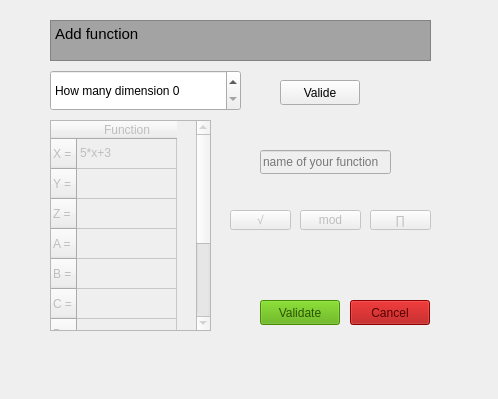
<?xml version="1.0" encoding="UTF-8"?>
<ui version="4.0">
 <class>addfunctwindow</class>
 <widget class="QDialog" name="addfunctwindow">
  <property name="geometry">
   <rect>
    <x>0</x>
    <y>0</y>
    <width>498</width>
    <height>399</height>
   </rect>
  </property>
  <property name="windowTitle">
   <string>Add Function Window</string>
  </property>
  <widget class="QPushButton" name="Button_pi">
   <property name="enabled">
    <bool>false</bool>
   </property>
   <property name="geometry">
    <rect>
     <x>370</x>
     <y>210</y>
     <width>61</width>
     <height>20</height>
    </rect>
   </property>
   <property name="text">
    <string>∏</string>
   </property>
  </widget>
  <widget class="QPushButton" name="Button_racine">
   <property name="enabled">
    <bool>false</bool>
   </property>
   <property name="geometry">
    <rect>
     <x>230</x>
     <y>210</y>
     <width>61</width>
     <height>20</height>
    </rect>
   </property>
   <property name="text">
    <string>√</string>
   </property>
  </widget>
  <widget class="QSpinBox" name="spinBox">
   <property name="geometry">
    <rect>
     <x>50</x>
     <y>70</y>
     <width>191</width>
     <height>41</height>
    </rect>
   </property>
   <property name="prefix">
    <string>How many dimension </string>
   </property>
  </widget>
  <widget class="QPushButton" name="Button_valide">
   <property name="enabled">
    <bool>false</bool>
   </property>
   <property name="geometry">
    <rect>
     <x>260</x>
     <y>300</y>
     <width>80</width>
     <height>25</height>
    </rect>
   </property>
   <property name="palette">
    <palette>
     <active>
      <colorrole role="WindowText">
       <brush brushstyle="SolidPattern">
        <color alpha="255">
         <red>0</red>
         <green>0</green>
         <blue>0</blue>
        </color>
       </brush>
      </colorrole>
      <colorrole role="Button">
       <brush brushstyle="SolidPattern">
        <color alpha="255">
         <red>85</red>
         <green>170</green>
         <blue>0</blue>
        </color>
       </brush>
      </colorrole>
      <colorrole role="Light">
       <brush brushstyle="SolidPattern">
        <color alpha="255">
         <red>128</red>
         <green>255</green>
         <blue>0</blue>
        </color>
       </brush>
      </colorrole>
      <colorrole role="Midlight">
       <brush brushstyle="SolidPattern">
        <color alpha="255">
         <red>106</red>
         <green>212</green>
         <blue>0</blue>
        </color>
       </brush>
      </colorrole>
      <colorrole role="Dark">
       <brush brushstyle="SolidPattern">
        <color alpha="255">
         <red>43</red>
         <green>85</green>
         <blue>0</blue>
        </color>
       </brush>
      </colorrole>
      <colorrole role="Mid">
       <brush brushstyle="SolidPattern">
        <color alpha="255">
         <red>57</red>
         <green>113</green>
         <blue>0</blue>
        </color>
       </brush>
      </colorrole>
      <colorrole role="Text">
       <brush brushstyle="SolidPattern">
        <color alpha="255">
         <red>0</red>
         <green>0</green>
         <blue>0</blue>
        </color>
       </brush>
      </colorrole>
      <colorrole role="BrightText">
       <brush brushstyle="SolidPattern">
        <color alpha="255">
         <red>255</red>
         <green>255</green>
         <blue>255</blue>
        </color>
       </brush>
      </colorrole>
      <colorrole role="ButtonText">
       <brush brushstyle="SolidPattern">
        <color alpha="255">
         <red>0</red>
         <green>0</green>
         <blue>0</blue>
        </color>
       </brush>
      </colorrole>
      <colorrole role="Base">
       <brush brushstyle="SolidPattern">
        <color alpha="255">
         <red>255</red>
         <green>255</green>
         <blue>255</blue>
        </color>
       </brush>
      </colorrole>
      <colorrole role="Window">
       <brush brushstyle="SolidPattern">
        <color alpha="255">
         <red>85</red>
         <green>170</green>
         <blue>0</blue>
        </color>
       </brush>
      </colorrole>
      <colorrole role="Shadow">
       <brush brushstyle="SolidPattern">
        <color alpha="255">
         <red>0</red>
         <green>0</green>
         <blue>0</blue>
        </color>
       </brush>
      </colorrole>
      <colorrole role="AlternateBase">
       <brush brushstyle="SolidPattern">
        <color alpha="255">
         <red>170</red>
         <green>212</green>
         <blue>127</blue>
        </color>
       </brush>
      </colorrole>
      <colorrole role="ToolTipBase">
       <brush brushstyle="SolidPattern">
        <color alpha="255">
         <red>255</red>
         <green>255</green>
         <blue>220</blue>
        </color>
       </brush>
      </colorrole>
      <colorrole role="ToolTipText">
       <brush brushstyle="SolidPattern">
        <color alpha="255">
         <red>0</red>
         <green>0</green>
         <blue>0</blue>
        </color>
       </brush>
      </colorrole>
      <colorrole role="PlaceholderText">
       <brush brushstyle="SolidPattern">
        <color alpha="128">
         <red>0</red>
         <green>0</green>
         <blue>0</blue>
        </color>
       </brush>
      </colorrole>
     </active>
     <inactive>
      <colorrole role="WindowText">
       <brush brushstyle="SolidPattern">
        <color alpha="255">
         <red>0</red>
         <green>0</green>
         <blue>0</blue>
        </color>
       </brush>
      </colorrole>
      <colorrole role="Button">
       <brush brushstyle="SolidPattern">
        <color alpha="255">
         <red>85</red>
         <green>170</green>
         <blue>0</blue>
        </color>
       </brush>
      </colorrole>
      <colorrole role="Light">
       <brush brushstyle="SolidPattern">
        <color alpha="255">
         <red>128</red>
         <green>255</green>
         <blue>0</blue>
        </color>
       </brush>
      </colorrole>
      <colorrole role="Midlight">
       <brush brushstyle="SolidPattern">
        <color alpha="255">
         <red>106</red>
         <green>212</green>
         <blue>0</blue>
        </color>
       </brush>
      </colorrole>
      <colorrole role="Dark">
       <brush brushstyle="SolidPattern">
        <color alpha="255">
         <red>43</red>
         <green>85</green>
         <blue>0</blue>
        </color>
       </brush>
      </colorrole>
      <colorrole role="Mid">
       <brush brushstyle="SolidPattern">
        <color alpha="255">
         <red>57</red>
         <green>113</green>
         <blue>0</blue>
        </color>
       </brush>
      </colorrole>
      <colorrole role="Text">
       <brush brushstyle="SolidPattern">
        <color alpha="255">
         <red>0</red>
         <green>0</green>
         <blue>0</blue>
        </color>
       </brush>
      </colorrole>
      <colorrole role="BrightText">
       <brush brushstyle="SolidPattern">
        <color alpha="255">
         <red>255</red>
         <green>255</green>
         <blue>255</blue>
        </color>
       </brush>
      </colorrole>
      <colorrole role="ButtonText">
       <brush brushstyle="SolidPattern">
        <color alpha="255">
         <red>0</red>
         <green>0</green>
         <blue>0</blue>
        </color>
       </brush>
      </colorrole>
      <colorrole role="Base">
       <brush brushstyle="SolidPattern">
        <color alpha="255">
         <red>255</red>
         <green>255</green>
         <blue>255</blue>
        </color>
       </brush>
      </colorrole>
      <colorrole role="Window">
       <brush brushstyle="SolidPattern">
        <color alpha="255">
         <red>85</red>
         <green>170</green>
         <blue>0</blue>
        </color>
       </brush>
      </colorrole>
      <colorrole role="Shadow">
       <brush brushstyle="SolidPattern">
        <color alpha="255">
         <red>0</red>
         <green>0</green>
         <blue>0</blue>
        </color>
       </brush>
      </colorrole>
      <colorrole role="AlternateBase">
       <brush brushstyle="SolidPattern">
        <color alpha="255">
         <red>170</red>
         <green>212</green>
         <blue>127</blue>
        </color>
       </brush>
      </colorrole>
      <colorrole role="ToolTipBase">
       <brush brushstyle="SolidPattern">
        <color alpha="255">
         <red>255</red>
         <green>255</green>
         <blue>220</blue>
        </color>
       </brush>
      </colorrole>
      <colorrole role="ToolTipText">
       <brush brushstyle="SolidPattern">
        <color alpha="255">
         <red>0</red>
         <green>0</green>
         <blue>0</blue>
        </color>
       </brush>
      </colorrole>
      <colorrole role="PlaceholderText">
       <brush brushstyle="SolidPattern">
        <color alpha="128">
         <red>0</red>
         <green>0</green>
         <blue>0</blue>
        </color>
       </brush>
      </colorrole>
     </inactive>
     <disabled>
      <colorrole role="WindowText">
       <brush brushstyle="SolidPattern">
        <color alpha="255">
         <red>43</red>
         <green>85</green>
         <blue>0</blue>
        </color>
       </brush>
      </colorrole>
      <colorrole role="Button">
       <brush brushstyle="SolidPattern">
        <color alpha="255">
         <red>85</red>
         <green>170</green>
         <blue>0</blue>
        </color>
       </brush>
      </colorrole>
      <colorrole role="Light">
       <brush brushstyle="SolidPattern">
        <color alpha="255">
         <red>128</red>
         <green>255</green>
         <blue>0</blue>
        </color>
       </brush>
      </colorrole>
      <colorrole role="Midlight">
       <brush brushstyle="SolidPattern">
        <color alpha="255">
         <red>106</red>
         <green>212</green>
         <blue>0</blue>
        </color>
       </brush>
      </colorrole>
      <colorrole role="Dark">
       <brush brushstyle="SolidPattern">
        <color alpha="255">
         <red>43</red>
         <green>85</green>
         <blue>0</blue>
        </color>
       </brush>
      </colorrole>
      <colorrole role="Mid">
       <brush brushstyle="SolidPattern">
        <color alpha="255">
         <red>57</red>
         <green>113</green>
         <blue>0</blue>
        </color>
       </brush>
      </colorrole>
      <colorrole role="Text">
       <brush brushstyle="SolidPattern">
        <color alpha="255">
         <red>43</red>
         <green>85</green>
         <blue>0</blue>
        </color>
       </brush>
      </colorrole>
      <colorrole role="BrightText">
       <brush brushstyle="SolidPattern">
        <color alpha="255">
         <red>255</red>
         <green>255</green>
         <blue>255</blue>
        </color>
       </brush>
      </colorrole>
      <colorrole role="ButtonText">
       <brush brushstyle="SolidPattern">
        <color alpha="255">
         <red>43</red>
         <green>85</green>
         <blue>0</blue>
        </color>
       </brush>
      </colorrole>
      <colorrole role="Base">
       <brush brushstyle="SolidPattern">
        <color alpha="255">
         <red>85</red>
         <green>170</green>
         <blue>0</blue>
        </color>
       </brush>
      </colorrole>
      <colorrole role="Window">
       <brush brushstyle="SolidPattern">
        <color alpha="255">
         <red>85</red>
         <green>170</green>
         <blue>0</blue>
        </color>
       </brush>
      </colorrole>
      <colorrole role="Shadow">
       <brush brushstyle="SolidPattern">
        <color alpha="255">
         <red>0</red>
         <green>0</green>
         <blue>0</blue>
        </color>
       </brush>
      </colorrole>
      <colorrole role="AlternateBase">
       <brush brushstyle="SolidPattern">
        <color alpha="255">
         <red>85</red>
         <green>170</green>
         <blue>0</blue>
        </color>
       </brush>
      </colorrole>
      <colorrole role="ToolTipBase">
       <brush brushstyle="SolidPattern">
        <color alpha="255">
         <red>255</red>
         <green>255</green>
         <blue>220</blue>
        </color>
       </brush>
      </colorrole>
      <colorrole role="ToolTipText">
       <brush brushstyle="SolidPattern">
        <color alpha="255">
         <red>0</red>
         <green>0</green>
         <blue>0</blue>
        </color>
       </brush>
      </colorrole>
      <colorrole role="PlaceholderText">
       <brush brushstyle="SolidPattern">
        <color alpha="128">
         <red>0</red>
         <green>0</green>
         <blue>0</blue>
        </color>
       </brush>
      </colorrole>
     </disabled>
    </palette>
   </property>
   <property name="font">
    <font>
     <weight>50</weight>
     <bold>false</bold>
    </font>
   </property>
   <property name="autoFillBackground">
    <bool>false</bool>
   </property>
   <property name="text">
    <string>Validate</string>
   </property>
   <property name="autoDefault">
    <bool>true</bool>
   </property>
   <property name="default">
    <bool>false</bool>
   </property>
   <property name="flat">
    <bool>false</bool>
   </property>
  </widget>
  <widget class="QPushButton" name="Button_mod">
   <property name="enabled">
    <bool>false</bool>
   </property>
   <property name="geometry">
    <rect>
     <x>300</x>
     <y>210</y>
     <width>61</width>
     <height>20</height>
    </rect>
   </property>
   <property name="text">
    <string>mod</string>
   </property>
  </widget>
  <widget class="QPushButton" name="Button_cancel">
   <property name="enabled">
    <bool>false</bool>
   </property>
   <property name="geometry">
    <rect>
     <x>350</x>
     <y>300</y>
     <width>80</width>
     <height>25</height>
    </rect>
   </property>
   <property name="palette">
    <palette>
     <active>
      <colorrole role="WindowText">
       <brush brushstyle="SolidPattern">
        <color alpha="255">
         <red>0</red>
         <green>0</green>
         <blue>0</blue>
        </color>
       </brush>
      </colorrole>
      <colorrole role="Button">
       <brush brushstyle="SolidPattern">
        <color alpha="255">
         <red>170</red>
         <green>0</green>
         <blue>0</blue>
        </color>
       </brush>
      </colorrole>
      <colorrole role="Light">
       <brush brushstyle="SolidPattern">
        <color alpha="255">
         <red>255</red>
         <green>0</green>
         <blue>0</blue>
        </color>
       </brush>
      </colorrole>
      <colorrole role="Midlight">
       <brush brushstyle="SolidPattern">
        <color alpha="255">
         <red>212</red>
         <green>0</green>
         <blue>0</blue>
        </color>
       </brush>
      </colorrole>
      <colorrole role="Dark">
       <brush brushstyle="SolidPattern">
        <color alpha="255">
         <red>85</red>
         <green>0</green>
         <blue>0</blue>
        </color>
       </brush>
      </colorrole>
      <colorrole role="Mid">
       <brush brushstyle="SolidPattern">
        <color alpha="255">
         <red>113</red>
         <green>0</green>
         <blue>0</blue>
        </color>
       </brush>
      </colorrole>
      <colorrole role="Text">
       <brush brushstyle="SolidPattern">
        <color alpha="255">
         <red>0</red>
         <green>0</green>
         <blue>0</blue>
        </color>
       </brush>
      </colorrole>
      <colorrole role="BrightText">
       <brush brushstyle="SolidPattern">
        <color alpha="255">
         <red>255</red>
         <green>255</green>
         <blue>255</blue>
        </color>
       </brush>
      </colorrole>
      <colorrole role="ButtonText">
       <brush brushstyle="SolidPattern">
        <color alpha="255">
         <red>0</red>
         <green>0</green>
         <blue>0</blue>
        </color>
       </brush>
      </colorrole>
      <colorrole role="Base">
       <brush brushstyle="SolidPattern">
        <color alpha="255">
         <red>255</red>
         <green>255</green>
         <blue>255</blue>
        </color>
       </brush>
      </colorrole>
      <colorrole role="Window">
       <brush brushstyle="SolidPattern">
        <color alpha="255">
         <red>170</red>
         <green>0</green>
         <blue>0</blue>
        </color>
       </brush>
      </colorrole>
      <colorrole role="Shadow">
       <brush brushstyle="SolidPattern">
        <color alpha="255">
         <red>0</red>
         <green>0</green>
         <blue>0</blue>
        </color>
       </brush>
      </colorrole>
      <colorrole role="AlternateBase">
       <brush brushstyle="SolidPattern">
        <color alpha="255">
         <red>212</red>
         <green>127</green>
         <blue>127</blue>
        </color>
       </brush>
      </colorrole>
      <colorrole role="ToolTipBase">
       <brush brushstyle="SolidPattern">
        <color alpha="255">
         <red>255</red>
         <green>255</green>
         <blue>220</blue>
        </color>
       </brush>
      </colorrole>
      <colorrole role="ToolTipText">
       <brush brushstyle="SolidPattern">
        <color alpha="255">
         <red>0</red>
         <green>0</green>
         <blue>0</blue>
        </color>
       </brush>
      </colorrole>
      <colorrole role="PlaceholderText">
       <brush brushstyle="SolidPattern">
        <color alpha="128">
         <red>0</red>
         <green>0</green>
         <blue>0</blue>
        </color>
       </brush>
      </colorrole>
     </active>
     <inactive>
      <colorrole role="WindowText">
       <brush brushstyle="SolidPattern">
        <color alpha="255">
         <red>0</red>
         <green>0</green>
         <blue>0</blue>
        </color>
       </brush>
      </colorrole>
      <colorrole role="Button">
       <brush brushstyle="SolidPattern">
        <color alpha="255">
         <red>170</red>
         <green>0</green>
         <blue>0</blue>
        </color>
       </brush>
      </colorrole>
      <colorrole role="Light">
       <brush brushstyle="SolidPattern">
        <color alpha="255">
         <red>255</red>
         <green>0</green>
         <blue>0</blue>
        </color>
       </brush>
      </colorrole>
      <colorrole role="Midlight">
       <brush brushstyle="SolidPattern">
        <color alpha="255">
         <red>212</red>
         <green>0</green>
         <blue>0</blue>
        </color>
       </brush>
      </colorrole>
      <colorrole role="Dark">
       <brush brushstyle="SolidPattern">
        <color alpha="255">
         <red>85</red>
         <green>0</green>
         <blue>0</blue>
        </color>
       </brush>
      </colorrole>
      <colorrole role="Mid">
       <brush brushstyle="SolidPattern">
        <color alpha="255">
         <red>113</red>
         <green>0</green>
         <blue>0</blue>
        </color>
       </brush>
      </colorrole>
      <colorrole role="Text">
       <brush brushstyle="SolidPattern">
        <color alpha="255">
         <red>0</red>
         <green>0</green>
         <blue>0</blue>
        </color>
       </brush>
      </colorrole>
      <colorrole role="BrightText">
       <brush brushstyle="SolidPattern">
        <color alpha="255">
         <red>255</red>
         <green>255</green>
         <blue>255</blue>
        </color>
       </brush>
      </colorrole>
      <colorrole role="ButtonText">
       <brush brushstyle="SolidPattern">
        <color alpha="255">
         <red>0</red>
         <green>0</green>
         <blue>0</blue>
        </color>
       </brush>
      </colorrole>
      <colorrole role="Base">
       <brush brushstyle="SolidPattern">
        <color alpha="255">
         <red>255</red>
         <green>255</green>
         <blue>255</blue>
        </color>
       </brush>
      </colorrole>
      <colorrole role="Window">
       <brush brushstyle="SolidPattern">
        <color alpha="255">
         <red>170</red>
         <green>0</green>
         <blue>0</blue>
        </color>
       </brush>
      </colorrole>
      <colorrole role="Shadow">
       <brush brushstyle="SolidPattern">
        <color alpha="255">
         <red>0</red>
         <green>0</green>
         <blue>0</blue>
        </color>
       </brush>
      </colorrole>
      <colorrole role="AlternateBase">
       <brush brushstyle="SolidPattern">
        <color alpha="255">
         <red>212</red>
         <green>127</green>
         <blue>127</blue>
        </color>
       </brush>
      </colorrole>
      <colorrole role="ToolTipBase">
       <brush brushstyle="SolidPattern">
        <color alpha="255">
         <red>255</red>
         <green>255</green>
         <blue>220</blue>
        </color>
       </brush>
      </colorrole>
      <colorrole role="ToolTipText">
       <brush brushstyle="SolidPattern">
        <color alpha="255">
         <red>0</red>
         <green>0</green>
         <blue>0</blue>
        </color>
       </brush>
      </colorrole>
      <colorrole role="PlaceholderText">
       <brush brushstyle="SolidPattern">
        <color alpha="128">
         <red>0</red>
         <green>0</green>
         <blue>0</blue>
        </color>
       </brush>
      </colorrole>
     </inactive>
     <disabled>
      <colorrole role="WindowText">
       <brush brushstyle="SolidPattern">
        <color alpha="255">
         <red>85</red>
         <green>0</green>
         <blue>0</blue>
        </color>
       </brush>
      </colorrole>
      <colorrole role="Button">
       <brush brushstyle="SolidPattern">
        <color alpha="255">
         <red>170</red>
         <green>0</green>
         <blue>0</blue>
        </color>
       </brush>
      </colorrole>
      <colorrole role="Light">
       <brush brushstyle="SolidPattern">
        <color alpha="255">
         <red>255</red>
         <green>0</green>
         <blue>0</blue>
        </color>
       </brush>
      </colorrole>
      <colorrole role="Midlight">
       <brush brushstyle="SolidPattern">
        <color alpha="255">
         <red>212</red>
         <green>0</green>
         <blue>0</blue>
        </color>
       </brush>
      </colorrole>
      <colorrole role="Dark">
       <brush brushstyle="SolidPattern">
        <color alpha="255">
         <red>85</red>
         <green>0</green>
         <blue>0</blue>
        </color>
       </brush>
      </colorrole>
      <colorrole role="Mid">
       <brush brushstyle="SolidPattern">
        <color alpha="255">
         <red>113</red>
         <green>0</green>
         <blue>0</blue>
        </color>
       </brush>
      </colorrole>
      <colorrole role="Text">
       <brush brushstyle="SolidPattern">
        <color alpha="255">
         <red>85</red>
         <green>0</green>
         <blue>0</blue>
        </color>
       </brush>
      </colorrole>
      <colorrole role="BrightText">
       <brush brushstyle="SolidPattern">
        <color alpha="255">
         <red>255</red>
         <green>255</green>
         <blue>255</blue>
        </color>
       </brush>
      </colorrole>
      <colorrole role="ButtonText">
       <brush brushstyle="SolidPattern">
        <color alpha="255">
         <red>85</red>
         <green>0</green>
         <blue>0</blue>
        </color>
       </brush>
      </colorrole>
      <colorrole role="Base">
       <brush brushstyle="SolidPattern">
        <color alpha="255">
         <red>170</red>
         <green>0</green>
         <blue>0</blue>
        </color>
       </brush>
      </colorrole>
      <colorrole role="Window">
       <brush brushstyle="SolidPattern">
        <color alpha="255">
         <red>170</red>
         <green>0</green>
         <blue>0</blue>
        </color>
       </brush>
      </colorrole>
      <colorrole role="Shadow">
       <brush brushstyle="SolidPattern">
        <color alpha="255">
         <red>0</red>
         <green>0</green>
         <blue>0</blue>
        </color>
       </brush>
      </colorrole>
      <colorrole role="AlternateBase">
       <brush brushstyle="SolidPattern">
        <color alpha="255">
         <red>170</red>
         <green>0</green>
         <blue>0</blue>
        </color>
       </brush>
      </colorrole>
      <colorrole role="ToolTipBase">
       <brush brushstyle="SolidPattern">
        <color alpha="255">
         <red>255</red>
         <green>255</green>
         <blue>220</blue>
        </color>
       </brush>
      </colorrole>
      <colorrole role="ToolTipText">
       <brush brushstyle="SolidPattern">
        <color alpha="255">
         <red>0</red>
         <green>0</green>
         <blue>0</blue>
        </color>
       </brush>
      </colorrole>
      <colorrole role="PlaceholderText">
       <brush brushstyle="SolidPattern">
        <color alpha="128">
         <red>0</red>
         <green>0</green>
         <blue>0</blue>
        </color>
       </brush>
      </colorrole>
     </disabled>
    </palette>
   </property>
   <property name="text">
    <string>Cancel</string>
   </property>
  </widget>
  <widget class="QTableWidget" name="tableWidget_funct">
   <property name="enabled">
    <bool>false</bool>
   </property>
   <property name="geometry">
    <rect>
     <x>50</x>
     <y>120</y>
     <width>161</width>
     <height>211</height>
    </rect>
   </property>
   <property name="toolTip">
    <string/>
   </property>
   <row>
    <property name="text">
     <string>X = </string>
    </property>
   </row>
   <row>
    <property name="text">
     <string>Y =</string>
    </property>
   </row>
   <row>
    <property name="text">
     <string>Z =</string>
    </property>
   </row>
   <row>
    <property name="text">
     <string>A =</string>
    </property>
   </row>
   <row>
    <property name="text">
     <string>B =</string>
    </property>
   </row>
   <row>
    <property name="text">
     <string>C =</string>
    </property>
   </row>
   <row>
    <property name="text">
     <string>D =</string>
    </property>
   </row>
   <row>
    <property name="text">
     <string>F =</string>
    </property>
   </row>
   <row>
    <property name="text">
     <string>G =</string>
    </property>
   </row>
   <row>
    <property name="text">
     <string>I =</string>
    </property>
   </row>
   <column>
    <property name="text">
     <string>Function</string>
    </property>
   </column>
   <item row="0" column="0">
    <property name="text">
     <string>5*x+3</string>
    </property>
   </item>
   <item row="1" column="0">
    <property name="text">
     <string/>
    </property>
   </item>
   <item row="2" column="0">
    <property name="text">
     <string/>
    </property>
   </item>
   <item row="3" column="0">
    <property name="text">
     <string/>
    </property>
   </item>
   <item row="4" column="0">
    <property name="text">
     <string/>
    </property>
   </item>
   <item row="5" column="0">
    <property name="text">
     <string/>
    </property>
   </item>
   <item row="6" column="0">
    <property name="text">
     <string/>
    </property>
   </item>
   <item row="7" column="0">
    <property name="text">
     <string/>
    </property>
   </item>
   <item row="8" column="0">
    <property name="text">
     <string/>
    </property>
   </item>
   <item row="9" column="0">
    <property name="text">
     <string/>
    </property>
   </item>
  </widget>
  <widget class="QPushButton" name="Button_valide1">
   <property name="geometry">
    <rect>
     <x>280</x>
     <y>80</y>
     <width>80</width>
     <height>25</height>
    </rect>
   </property>
   <property name="text">
    <string>Valide</string>
   </property>
  </widget>
  <widget class="QTextBrowser" name="Display_title">
   <property name="geometry">
    <rect>
     <x>50</x>
     <y>20</y>
     <width>381</width>
     <height>41</height>
    </rect>
   </property>
   <property name="palette">
    <palette>
     <active>
      <colorrole role="WindowText">
       <brush brushstyle="SolidPattern">
        <color alpha="255">
         <red>0</red>
         <green>0</green>
         <blue>0</blue>
        </color>
       </brush>
      </colorrole>
      <colorrole role="Button">
       <brush brushstyle="SolidPattern">
        <color alpha="255">
         <red>170</red>
         <green>170</green>
         <blue>170</blue>
        </color>
       </brush>
      </colorrole>
      <colorrole role="Light">
       <brush brushstyle="SolidPattern">
        <color alpha="255">
         <red>255</red>
         <green>255</green>
         <blue>255</blue>
        </color>
       </brush>
      </colorrole>
      <colorrole role="Midlight">
       <brush brushstyle="SolidPattern">
        <color alpha="255">
         <red>212</red>
         <green>212</green>
         <blue>212</blue>
        </color>
       </brush>
      </colorrole>
      <colorrole role="Dark">
       <brush brushstyle="SolidPattern">
        <color alpha="255">
         <red>85</red>
         <green>85</green>
         <blue>85</blue>
        </color>
       </brush>
      </colorrole>
      <colorrole role="Mid">
       <brush brushstyle="SolidPattern">
        <color alpha="255">
         <red>113</red>
         <green>113</green>
         <blue>113</blue>
        </color>
       </brush>
      </colorrole>
      <colorrole role="Text">
       <brush brushstyle="SolidPattern">
        <color alpha="255">
         <red>0</red>
         <green>0</green>
         <blue>0</blue>
        </color>
       </brush>
      </colorrole>
      <colorrole role="BrightText">
       <brush brushstyle="SolidPattern">
        <color alpha="255">
         <red>255</red>
         <green>255</green>
         <blue>255</blue>
        </color>
       </brush>
      </colorrole>
      <colorrole role="ButtonText">
       <brush brushstyle="SolidPattern">
        <color alpha="255">
         <red>0</red>
         <green>0</green>
         <blue>0</blue>
        </color>
       </brush>
      </colorrole>
      <colorrole role="Base">
       <brush brushstyle="SolidPattern">
        <color alpha="255">
         <red>163</red>
         <green>163</green>
         <blue>163</blue>
        </color>
       </brush>
      </colorrole>
      <colorrole role="Window">
       <brush brushstyle="SolidPattern">
        <color alpha="255">
         <red>170</red>
         <green>170</green>
         <blue>170</blue>
        </color>
       </brush>
      </colorrole>
      <colorrole role="Shadow">
       <brush brushstyle="SolidPattern">
        <color alpha="255">
         <red>0</red>
         <green>0</green>
         <blue>0</blue>
        </color>
       </brush>
      </colorrole>
      <colorrole role="AlternateBase">
       <brush brushstyle="SolidPattern">
        <color alpha="255">
         <red>212</red>
         <green>212</green>
         <blue>212</blue>
        </color>
       </brush>
      </colorrole>
      <colorrole role="ToolTipBase">
       <brush brushstyle="SolidPattern">
        <color alpha="255">
         <red>255</red>
         <green>255</green>
         <blue>220</blue>
        </color>
       </brush>
      </colorrole>
      <colorrole role="ToolTipText">
       <brush brushstyle="SolidPattern">
        <color alpha="255">
         <red>0</red>
         <green>0</green>
         <blue>0</blue>
        </color>
       </brush>
      </colorrole>
      <colorrole role="PlaceholderText">
       <brush brushstyle="SolidPattern">
        <color alpha="128">
         <red>0</red>
         <green>0</green>
         <blue>0</blue>
        </color>
       </brush>
      </colorrole>
     </active>
     <inactive>
      <colorrole role="WindowText">
       <brush brushstyle="SolidPattern">
        <color alpha="255">
         <red>0</red>
         <green>0</green>
         <blue>0</blue>
        </color>
       </brush>
      </colorrole>
      <colorrole role="Button">
       <brush brushstyle="SolidPattern">
        <color alpha="255">
         <red>170</red>
         <green>170</green>
         <blue>170</blue>
        </color>
       </brush>
      </colorrole>
      <colorrole role="Light">
       <brush brushstyle="SolidPattern">
        <color alpha="255">
         <red>255</red>
         <green>255</green>
         <blue>255</blue>
        </color>
       </brush>
      </colorrole>
      <colorrole role="Midlight">
       <brush brushstyle="SolidPattern">
        <color alpha="255">
         <red>212</red>
         <green>212</green>
         <blue>212</blue>
        </color>
       </brush>
      </colorrole>
      <colorrole role="Dark">
       <brush brushstyle="SolidPattern">
        <color alpha="255">
         <red>85</red>
         <green>85</green>
         <blue>85</blue>
        </color>
       </brush>
      </colorrole>
      <colorrole role="Mid">
       <brush brushstyle="SolidPattern">
        <color alpha="255">
         <red>113</red>
         <green>113</green>
         <blue>113</blue>
        </color>
       </brush>
      </colorrole>
      <colorrole role="Text">
       <brush brushstyle="SolidPattern">
        <color alpha="255">
         <red>0</red>
         <green>0</green>
         <blue>0</blue>
        </color>
       </brush>
      </colorrole>
      <colorrole role="BrightText">
       <brush brushstyle="SolidPattern">
        <color alpha="255">
         <red>255</red>
         <green>255</green>
         <blue>255</blue>
        </color>
       </brush>
      </colorrole>
      <colorrole role="ButtonText">
       <brush brushstyle="SolidPattern">
        <color alpha="255">
         <red>0</red>
         <green>0</green>
         <blue>0</blue>
        </color>
       </brush>
      </colorrole>
      <colorrole role="Base">
       <brush brushstyle="SolidPattern">
        <color alpha="255">
         <red>163</red>
         <green>163</green>
         <blue>163</blue>
        </color>
       </brush>
      </colorrole>
      <colorrole role="Window">
       <brush brushstyle="SolidPattern">
        <color alpha="255">
         <red>170</red>
         <green>170</green>
         <blue>170</blue>
        </color>
       </brush>
      </colorrole>
      <colorrole role="Shadow">
       <brush brushstyle="SolidPattern">
        <color alpha="255">
         <red>0</red>
         <green>0</green>
         <blue>0</blue>
        </color>
       </brush>
      </colorrole>
      <colorrole role="AlternateBase">
       <brush brushstyle="SolidPattern">
        <color alpha="255">
         <red>212</red>
         <green>212</green>
         <blue>212</blue>
        </color>
       </brush>
      </colorrole>
      <colorrole role="ToolTipBase">
       <brush brushstyle="SolidPattern">
        <color alpha="255">
         <red>255</red>
         <green>255</green>
         <blue>220</blue>
        </color>
       </brush>
      </colorrole>
      <colorrole role="ToolTipText">
       <brush brushstyle="SolidPattern">
        <color alpha="255">
         <red>0</red>
         <green>0</green>
         <blue>0</blue>
        </color>
       </brush>
      </colorrole>
      <colorrole role="PlaceholderText">
       <brush brushstyle="SolidPattern">
        <color alpha="128">
         <red>0</red>
         <green>0</green>
         <blue>0</blue>
        </color>
       </brush>
      </colorrole>
     </inactive>
     <disabled>
      <colorrole role="WindowText">
       <brush brushstyle="SolidPattern">
        <color alpha="255">
         <red>85</red>
         <green>85</green>
         <blue>85</blue>
        </color>
       </brush>
      </colorrole>
      <colorrole role="Button">
       <brush brushstyle="SolidPattern">
        <color alpha="255">
         <red>170</red>
         <green>170</green>
         <blue>170</blue>
        </color>
       </brush>
      </colorrole>
      <colorrole role="Light">
       <brush brushstyle="SolidPattern">
        <color alpha="255">
         <red>255</red>
         <green>255</green>
         <blue>255</blue>
        </color>
       </brush>
      </colorrole>
      <colorrole role="Midlight">
       <brush brushstyle="SolidPattern">
        <color alpha="255">
         <red>212</red>
         <green>212</green>
         <blue>212</blue>
        </color>
       </brush>
      </colorrole>
      <colorrole role="Dark">
       <brush brushstyle="SolidPattern">
        <color alpha="255">
         <red>85</red>
         <green>85</green>
         <blue>85</blue>
        </color>
       </brush>
      </colorrole>
      <colorrole role="Mid">
       <brush brushstyle="SolidPattern">
        <color alpha="255">
         <red>113</red>
         <green>113</green>
         <blue>113</blue>
        </color>
       </brush>
      </colorrole>
      <colorrole role="Text">
       <brush brushstyle="SolidPattern">
        <color alpha="255">
         <red>85</red>
         <green>85</green>
         <blue>85</blue>
        </color>
       </brush>
      </colorrole>
      <colorrole role="BrightText">
       <brush brushstyle="SolidPattern">
        <color alpha="255">
         <red>255</red>
         <green>255</green>
         <blue>255</blue>
        </color>
       </brush>
      </colorrole>
      <colorrole role="ButtonText">
       <brush brushstyle="SolidPattern">
        <color alpha="255">
         <red>85</red>
         <green>85</green>
         <blue>85</blue>
        </color>
       </brush>
      </colorrole>
      <colorrole role="Base">
       <brush brushstyle="SolidPattern">
        <color alpha="255">
         <red>170</red>
         <green>170</green>
         <blue>170</blue>
        </color>
       </brush>
      </colorrole>
      <colorrole role="Window">
       <brush brushstyle="SolidPattern">
        <color alpha="255">
         <red>170</red>
         <green>170</green>
         <blue>170</blue>
        </color>
       </brush>
      </colorrole>
      <colorrole role="Shadow">
       <brush brushstyle="SolidPattern">
        <color alpha="255">
         <red>0</red>
         <green>0</green>
         <blue>0</blue>
        </color>
       </brush>
      </colorrole>
      <colorrole role="AlternateBase">
       <brush brushstyle="SolidPattern">
        <color alpha="255">
         <red>170</red>
         <green>170</green>
         <blue>170</blue>
        </color>
       </brush>
      </colorrole>
      <colorrole role="ToolTipBase">
       <brush brushstyle="SolidPattern">
        <color alpha="255">
         <red>255</red>
         <green>255</green>
         <blue>220</blue>
        </color>
       </brush>
      </colorrole>
      <colorrole role="ToolTipText">
       <brush brushstyle="SolidPattern">
        <color alpha="255">
         <red>0</red>
         <green>0</green>
         <blue>0</blue>
        </color>
       </brush>
      </colorrole>
      <colorrole role="PlaceholderText">
       <brush brushstyle="SolidPattern">
        <color alpha="128">
         <red>0</red>
         <green>0</green>
         <blue>0</blue>
        </color>
       </brush>
      </colorrole>
     </disabled>
    </palette>
   </property>
   <property name="html">
    <string>&lt;!DOCTYPE HTML PUBLIC &quot;-//W3C//DTD HTML 4.0//EN&quot; &quot;http://www.w3.org/TR/REC-html40/strict.dtd&quot;&gt;
&lt;html&gt;&lt;head&gt;&lt;meta name=&quot;qrichtext&quot; content=&quot;1&quot; /&gt;&lt;style type=&quot;text/css&quot;&gt;
p, li { white-space: pre-wrap; }
&lt;/style&gt;&lt;/head&gt;&lt;body style=&quot; font-family:'MS Shell Dlg 2'; font-size:7.8pt; font-weight:400; font-style:normal;&quot;&gt;
&lt;p style=&quot; margin-top:0px; margin-bottom:0px; margin-left:0px; margin-right:0px; -qt-block-indent:0; text-indent:0px;&quot;&gt;&lt;span style=&quot; font-size:11pt;&quot;&gt;Add function&lt;/span&gt;&lt;/p&gt;&lt;/body&gt;&lt;/html&gt;</string>
   </property>
  </widget>
  <widget class="QLineEdit" name="lineEdit_name">
   <property name="enabled">
    <bool>false</bool>
   </property>
   <property name="geometry">
    <rect>
     <x>260</x>
     <y>150</y>
     <width>131</width>
     <height>24</height>
    </rect>
   </property>
   <property name="toolTipDuration">
    <number>-1</number>
   </property>
   <property name="placeholderText">
    <string>name of your function</string>
   </property>
  </widget>
 </widget>
 <resources/>
 <connections/>
</ui>
